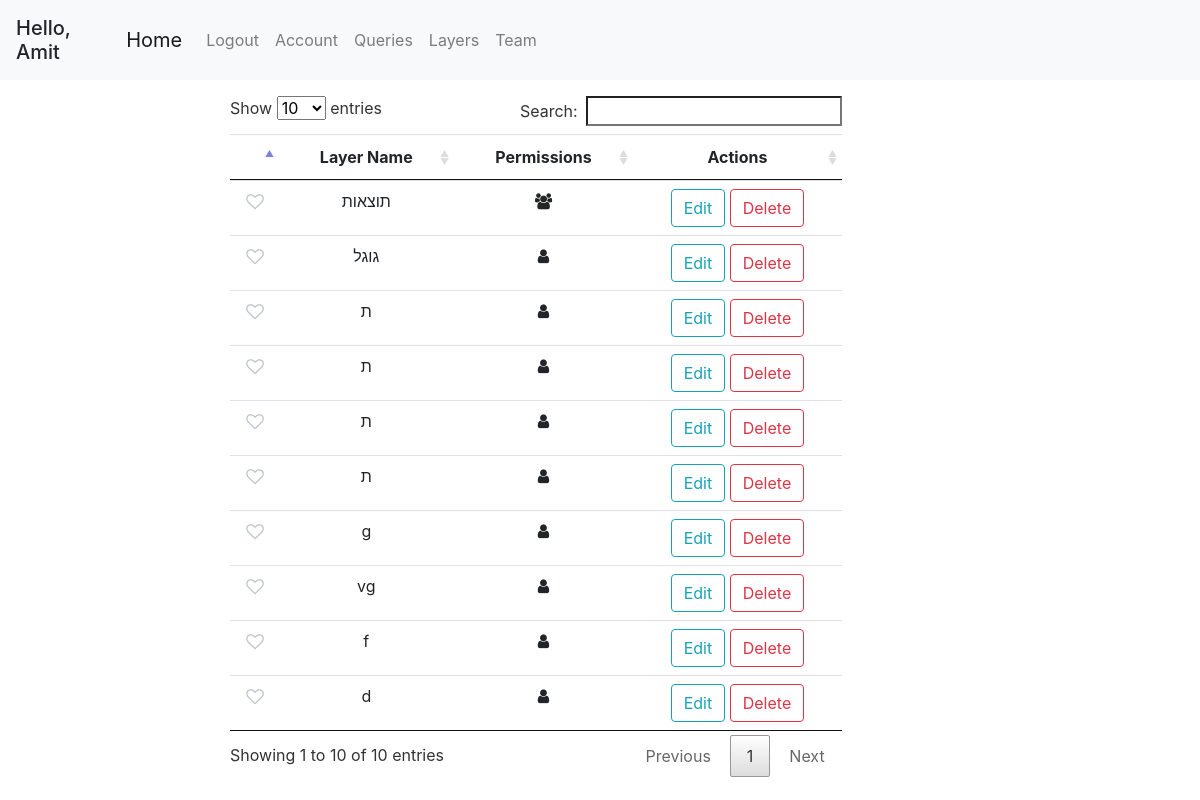
Page /layers (signed in) on the committed database.
### geoportal/models.py (models this page shows, shortened)
class User(db.Model, UserMixin):
    id = db.Column(db.Integer, primary_key=True)
    username = db.Column(db.String(20), unique=True, nullable=False)
    email = db.Column(db.String(120), unique=True, nullable=False)
    first_name = db.Column(db.String(20), nullable=False, default='')
    last_name = db.Column(db.String(20), nullable=False, default='')
    password = db.Column(db.String(60), nullable=False)
    team_id = db.Column(db.Integer, db.ForeignKey('team.id'))
    roles = db.relationship('Role', secondary='user_roles')
    layers = db.relationship('Layer', backref='user', lazy=True)
    queries = db.relationship('Query', backref='user', lazy=True)
    preferences = db.relationship('UserPreferences', backref='user', lazy=True)
    def has_role(self, role_name):
        for role in self.roles:
            if role.name == role_name:
                return True
        return False

class Layer(db.Model):
    id = db.Column(db.Integer, primary_key=True)
    name = db.Column(db.String(100), nullable=False)
    user_id = db.Column(db.Integer, db.ForeignKey('user.id'), nullable=False)
    default_color = db.Column(db.String(20), default='blue')
    only_user = db.Column(db.Boolean, default=True)
    only_team = db.Column(db.Boolean, default=False)
    public = db.Column(db.Boolean, default=False)
    points = db.relationship('Point', backref='layer', lazy=True)
    polygons = db.relationship('Polygon', backref='layer', lazy=True)

### geoportal/mapping/views.py (the view)
@mapping.route('/layers')
@login_required
def get_layers():
    layers = get_allowed_layers()
    return render_template('layers.html', layers=layers, marked_layers=get_favorite_layers())

### geoportal/mapping/utils.py (called while the page is built)
def marked_layers_first(layers):
    return sorted(layers, key=lambda layer: UserMarkedLayer.query.filter(and_(UserMarkedLayer.layer_id == layer.id, UserMarkedLayer.user_id == current_user.id)).first() is not None, reverse=True)

def get_allowed_layers():
    if current_user.is_authenticated:
        layers = Layer.query.all()
        authorized_layers = []
        for layer in layers:
            if (layer.only_team and User.query.get(layer.user_id).team_id == current_user.team_id) or layer.user_id == current_user.id:
                authorized_layers.append(layer)
        layers = authorized_layers
        layers = marked_layers_first(layers)
    else:
        layers = []
    return layers

def get_favorite_layers():
    if current_user.is_authenticated:
        marked_layers = db.session.query(UserMarkedLayer.layer_id).filter_by(user_id=current_user.id).all()
        return [layer[0] for layer in marked_layers]
    return []

### geoportal/models.py (called while the page is built)
@login_manager.user_loader
def load_user(user_id):
    return User.query.get(int(user_id))

### geoportal/templates/layers.html (shortened to what this page needs)
{% extends "base.html" %}
{% block content %}
<div class="col-md-10 mt-3">
    <table id="layers-table" class="table table-hover table-condensed dataTable no-footer">
        <thead style="text-align: center">
            <tr>
                <th></th>
                <th>Layer Name</th>
                <th>Permissions</th>
                <th>Actions</th>
            </tr>
        </thead>
        <tbody style="text-align: center">
        {% for layer in layers %}
            <tr id="{{ layer.id }}">
                <td>
                    <div class="pretty p-icon p-toggle p-plain">
                        <div class="state p-off">
                            <i class="icon fa fa-heart-o "></i>
                        </div>
                    </div>
                </td>
                <td>{{ layer.name }}</td>
                <td>
                    {% if layer.only_user %}
                    <span data-name="only-user" class="fa fa-user"></span>
                    {% elif layer.only_team %}
                    <span data-name="share-team" class="fa fa-users"></span>
                    {% else %}
                    <span data-name="public" class="fa fa-globe"></span>
                    {% endif %}
                </td>
                <td>
                    <button class="btn btn-outline-info" onclick="editLayer({{ layer.id }})">Edit</button>
                    <button class="btn btn-outline-danger" onclick="deleteLayer({{ layer.id }})">Delete</button>
                </td>
            </tr>
        {% endfor %}
        </tbody>
    </table>
</div>
{% endblock content %}

### geoportal/templates/base.html (shortened to what this page needs)
<!DOCTYPE html>
<html lang="en">
<head>
    <link rel="stylesheet" href="/static/css/bootstrap/bootstrap.min.css"/>
    <link rel="stylesheet" href="/static/css/style.css"/>
    <link rel="stylesheet" href="/static/css/leaflet/leaflet.css"/>
    <link rel="stylesheet" href="/static/css/leaflet/leaflet.draw.css"/>
    <link rel="stylesheet" href="/static/css/dataTable/jquery.dataTables.min.css">
    <link rel="stylesheet" href="https://cdnjs.cloudflare.com/ajax/libs/font-awesome/4.7.0/css/font-awesome.min.css">
    <link rel="stylesheet" href="/static/css/utils/pretty-checkbox.min.css">
    <link rel="stylesheet" href="/static/css/leaflet/leaflet.contextmenu.css">
</head>
<body>
    <header class="site-header">
        <nav class="navbar navbar-expand-lg navbar-fixed-top navbar-light bg-light">
            {% if current_user.is_authenticated %}
            <h5 class="mt-2">Hello, {{ current_user.first_name }}</h5>
            {% endif %}
            <div class="container">
                <a class="navbar-brand" href="{{ url_for('main.home') }}">Home</a>
                <div class="collapse navbar-collapse" id="navbarSupportedContent">
                    <ul class="navbar-nav mr-auto">
                        {% if current_user.is_authenticated %}
                            <li class="nav-item"><a class="nav-link" href="{{ url_for('users.logout') }}">Logout</a></li>
                            <li class="nav-item"><a class="nav-link" href="{{ url_for('users.account') }}">Account</a></li>
                            <li class="nav-item"><a class="nav-link" href="{{ url_for('queries.get_queries') }}">Queries</a></li>
                            <li class="nav-item"><a class="nav-link" href="{{ url_for('mapping.get_layers') }}">Layers</a></li>
                            {% if current_user.team_id %}
                                <li class="nav-item"><a class="nav-link" href="{{ url_for('users.team') }}">Team</a></li>
                            {% else %}
                                <li class="nav-item"><a class="nav-link" href="{{ url_for('users.new_team') }}">Create Team</a></li>
                            {% endif %}
                        {% else %}
                            <li class="nav-item"><a class="nav-link" href="{{ url_for('users.login') }}">Login</a></li>
                            <li class="nav-item"><a class="nav-link" href="{{ url_for('users.register') }}">Register</a></li>
                        {% endif %}
                    </ul>
                </div>
            </div>
        </nav>
    </header>
    <div class="container-fluid" id="content">
        <div class="row">
            <div class="col-md-3 col-lg-2 pr-0 sidebar">
            </div>
            <div class="col-md-6 col-lg-8 main">
                {% block content %}{% endblock %}
            </div>
            <div class="col-md-3 col-lg-2 sidebar" id="right-sidebar">
            </div>
        </div>
    </div>
</body>
</html>

### rows in the picture
User: first_name "Amit"
Layer: name "תוצאות", only_user False (drawn)
Layer: name "גוגל", only_user True (drawn)
Layer: name "ת", only_user True (drawn)
Layer: name "ת", only_user True (drawn)
Layer: name "ת", only_user True (drawn)
Layer: name "ת", only_user True (drawn)
Layer: name "g", only_user True (drawn)
Layer: name "vg", only_user True (drawn)
Layer: name "f", only_user True (drawn)
Layer: name "d", only_user True (drawn)
